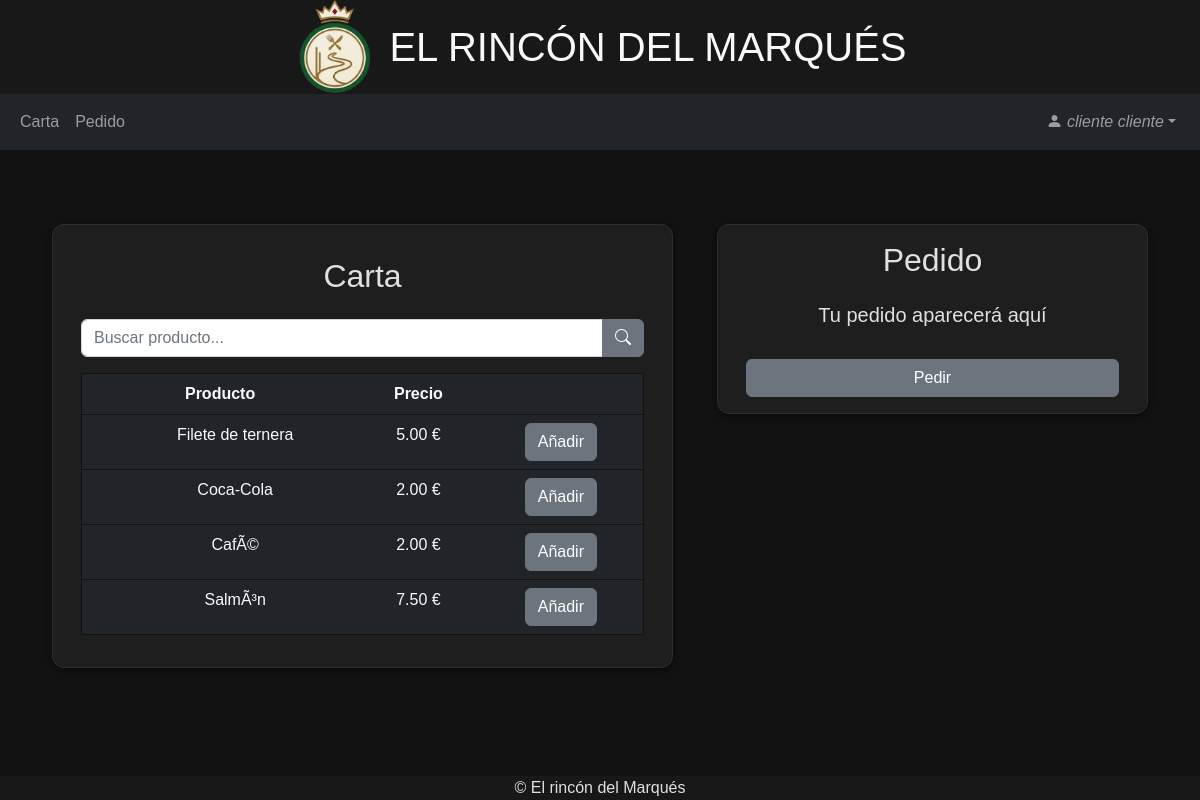
The app's page /cliente/carta.php (signed in), older data.
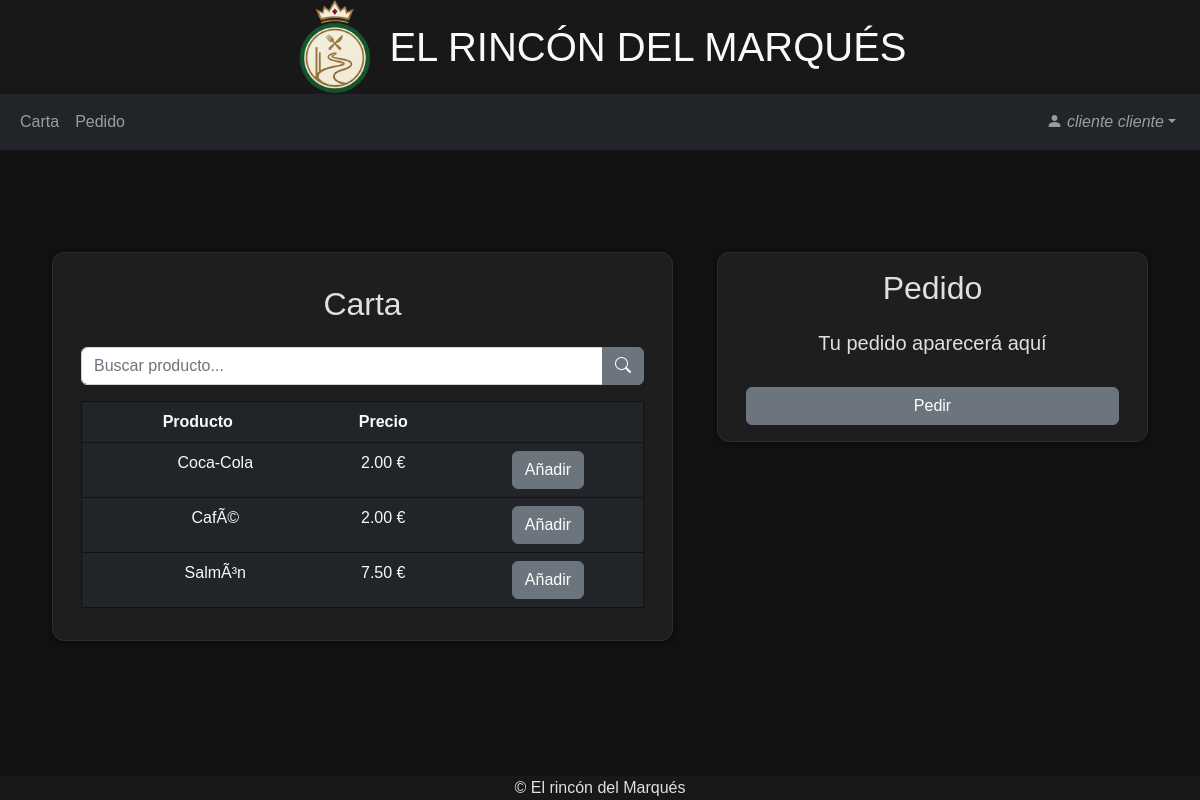
The same page, newer data.
### tables this page shows
CREATE TABLE `producto` (
  `id` int(11) NOT NULL,
  `nombre` varchar(255) NOT NULL,
  `precio` decimal(10,2) NOT NULL,
  `stock` int(11) NOT NULL,
  `estado` int(11) NOT NULL COMMENT '0-Normal 1-Deshabilitado',
  `categoria` int(11) NOT NULL
);

### cliente/carta.php (the view, shortened to what this page needs)
<?php
include("ocuparMesa.php");
?>
<?php
include("../head.php");
?>
<body>
    <?php
    include("../header.php");
    ?>
    <?php
    include("navbarCliente.php");
    ?>
    <section class="d-flex align-items-center">
        <div class="container mt-5">
            <div class="row justify-content-center">
                <div class="col col-lg-7 col-xl-7 mb-3">
                    <div class="row justify-content-center caja text-center p-3">
                        <div class="col-12 mt-3 mb-3">
                            <h2>Carta</h2>
                        </div>
                        <form action="" method='POST'>
                            <div class="col-12 mb-3 input-group">
                                <input type="text" name="producto" id="producto" class="form-control" placeholder="Buscar producto..." value="">
                                <button type="submit" class="btn btn-secondary"><i class="bi bi-search"></i></button>
                            </div>
                        </form>
                        <div class="col-12">
                            <table class="table tabla table-dark text-light">
                                <tr>
                                    <th colspan="2">Producto</th>
                                    <th>Precio</th>
                                    <th></th>
                                </tr>
                                <?php
                                include("../conexion.php");
                                if (isset($_POST['producto'])) {
                                    $producto = $_POST['producto'];
                                    $consulta = "SELECT * FROM producto WHERE NOT stock=0 AND NOT estado=1 AND nombre LIKE '%$producto%'";
                                } else {
                                    $consulta = "SELECT * FROM producto WHERE NOT stock=0 AND NOT estado=1";
                                }
                                $result = mysqli_query($conn, $consulta);
                                while ($row = mysqli_fetch_assoc($result)) {
                                    $nombre = $row['nombre'];
                                    $precio = $row['precio'];
                                    $img = $row['img'];
                                    $id = $row['id'];
                                    echo ("
                                    <form method='POST' action='anadirProducto.php'>
                                    <tr>
                                    <td><img src='$img' width='50'></td>
                                    <td>$nombre</td>
                                    <input type='hidden' name='producto' value='$id'>
                                    <td>$precio €</td>
                                    <td><button type='submit' class='btn btn-secondary'>Añadir</button></td>
                                    </tr>
                                    </form>
                                    ");
                                }
                                ?>
                            </table>
                        </div>
                    </div>
                </div>
                <div class="col-12 col-lg-5 mt-md-0">
                    <form class="row justify-content-center caja text-center p-3" action="pedir.php" method="POST">
                        <div class="col-12">
                            <h2 class="mb-4">Pedido</h2>
                            <?php
                            if (!isset($_SESSION['carrito']) || empty($_SESSION['carrito']))
                                echo ("<h5>Tu pedido aparecerá aquí</h5>");
                            ?>
                            <div class="col-12">
                                <button type="submit" class="btn btn-secondary w-100 mt-3">Pedir</button>
                            </div>
                        </div>
                    </form>
                </div>
            </div>
        </div>
    </section>
    <?php
    include("../footer.php");
    ?>
</body>
</html>

### head.php (shortened to what this page needs)
<!DOCTYPE html>
<html lang="es">
<head>
    <link href="/Restaurante/Bootstrap/css/bootstrap.min.css" rel="stylesheet">
    <link rel="stylesheet" href="https://cdn.jsdelivr.net/npm/bootstrap-icons@1.7.1/font/bootstrap-icons.css">
    <link href="/Restaurante/styles.css" rel="stylesheet">
</head>

### header.php
<header>
    <div class="container-fluid text-center d-flex justify-content-center align-items-center">
        <img src="/Restaurante/img/icono.png" alt="" width="80px">
        <h1 class="text-light mb-0 ms-3">EL RINCÓN DEL MARQUÉS</h1>
    </div>
</header>

### cliente/navbarCliente.php (shortened to what this page needs)
<nav class="navbar navbar-expand navbar-dark bg-dark" id="main_navbar">
    <div class="container-fluid">
        <div class="collapse navbar-collapse" id="navbarSupportedContent">
            <ul class="navbar-nav">
                <li class="nav-item">
                    <a class="nav-link" href="carta.php" role="button">Carta</a>
                </li>
            </ul>
            <ul class="navbar-nav">
                <li class="nav-item">
                    <a class="nav-link" href="pedido.php" role="button">Pedido</a>
                </li>
            </ul>
            <ul class="navbar-nav ms-auto me-1">
                <li class="nav-item dropdown">
                    <a class="nav-link dropdown-toggle" href="#" role="button" data-bs-toggle="dropdown">
                        <i class="bi bi-person-fill"> <?php echo $_SESSION['name']; ?></a></i>
                </li>
            </ul>
        </div>
    </div>
</nav>

### footer.php
<div class="container-fluid mt-5">
    <footer class="row footer w-100">
        <div class="text-center">© El rincón del Marqués</div>
    </footer>
</div>

### styles.css (style rules this page uses)
body { font-family: Arial, sans-serif; color: #E0E0E0; background-color: #121212; }
section { min-height: 70vh; }
.caja { background-color: #1E1E1E; box-shadow: 0 2px 8px rgba(0,0,0,0.5); border: 1px solid #2E2E2E; border-radius: 12px; margin: 0px 10px; }
header { background-color: #181818; }
footer { position: fixed; bottom: 0; background-color: #181818; }
.tabla { border: 1px solid #121212; }

Row changes from the older to the newer data that the page shows:
no longer on this page (row edited): producto: nombre "Filete de ternera", precio "5.00"
